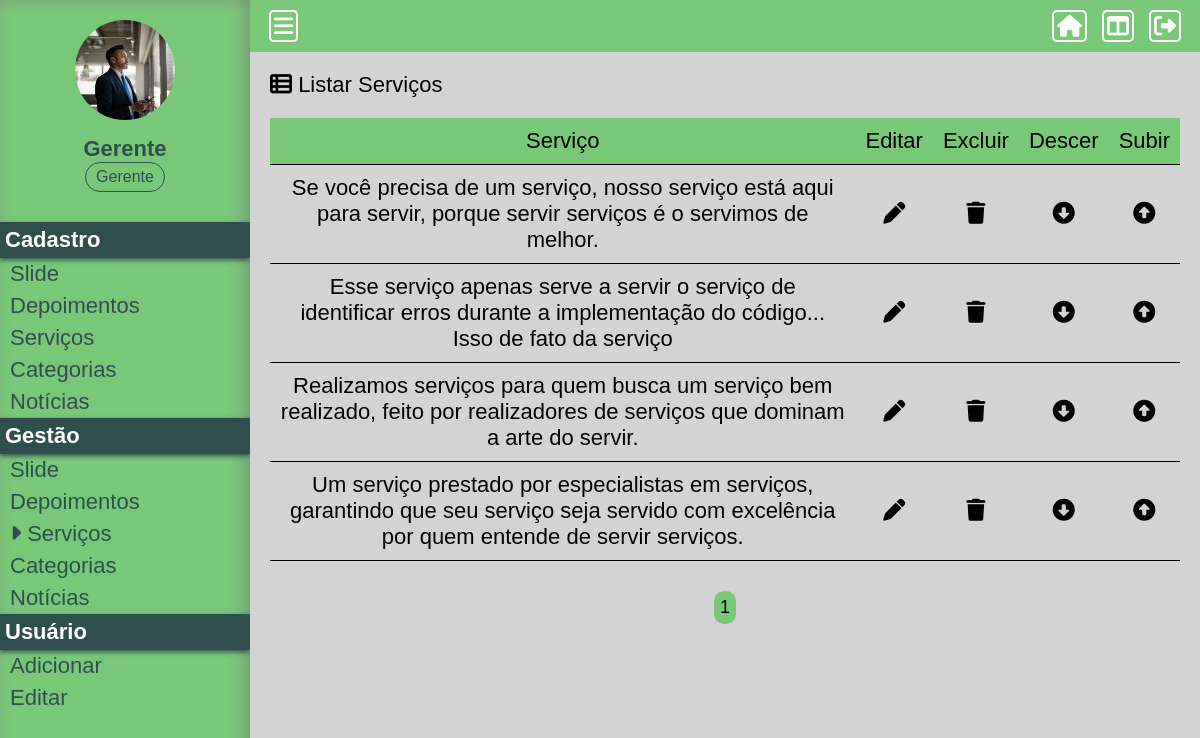
The page /Projeto01/painel/gerir-servico (signed in) on the database its author committed.
### Projeto01/assets/classes/MySql.php (called while the page is built)
<?php
    class MySql {
        private static $pdo;
        public static function conectar() {
            if(self::$pdo == null) {
                try {
                    self::$pdo = new PDO('mysql:host='.HOST.';dbname='.DATABASE, USER, PASSWORD, array(PDO::MYSQL_ATTR_INIT_COMMAND => "SET NAMES utf8"));
                    self::$pdo -> setAttribute(PDO::ATTR_ERRMODE, PDO::ERRMODE_EXCEPTION);
                } catch(\Throwable $th) {
                    echo '<h4>Não foi possível realizar a conexão com o banco de dados</h4>';
                }
            }
            return self::$pdo;
        }
    }
?>

### Projeto01/painel/pages/gerir-servico.php (the view, shortened to what this page needs)
<?php
	$paginaAtual = isset($_GET['pagina']) ? (int) $_GET['pagina'] : 1;
	$porPagina = 5;
	$servicos = Painel::getAll(TABELA_SERVICOS, (($paginaAtual - 1)*$porPagina), $porPagina);
?>
<div class="box-content">
	<h2><i class="fa-solid fa-table-list"></i> Listar Serviços</h2>
	<div class="wraper-table">
		<table>
			<tr>
				<td>Serviço</td>
				<td>Editar</td>
				<td>Excluir</td>
				<td>Descer</td>
				<td>Subir</td>
			</tr>
			<?php foreach($servicos as $key => $value) {?>
			<tr>
				<td><?php echo $value['servico'];?></td>
				<td><a href="<?php echo INCLUDE_PATH_PAINEL ?>editar-servico?id=<?php echo $value['id'];?>" class="edit"><i class="fa-solid fa-pen"></i></a></td>
				<td><a actionBtn="delete" href="<?php echo INCLUDE_PATH_PAINEL ?>gerir-servico?excluir=<?php echo $value['id'];?>" class="delete"><i class="fa-solid fa-trash"></i></a></td>
				<td><a href="<?php echo INCLUDE_PATH_PAINEL;?>gerir-servico?order=up&id=<?php echo $value['id'];?>" class="order-down"><i class="fa-solid fa-circle-down"></i></a></td>
				<td><a href="<?php echo INCLUDE_PATH_PAINEL;?>gerir-servico?order=down&id=<?php echo $value['id'];?>" class="order-up"><i class="fa-solid fa-circle-up"></i></a></td>
			</tr>
			<?php }?>
		</table>
	</div>
	<div class="paginacao">
		<?php
		$totalPaginas = ceil(count(Painel::getAll(TABELA_SERVICOS)) / $porPagina);
		for($i = 1; $i <= $totalPaginas; $i++) {
			if($i == $paginaAtual)
				echo '<a href="'.INCLUDE_PATH_PAINEL.'gerir-servico?pagina='.$i.'" class="page-selected">'.$i.'</a>';
			else
				echo '<a href="'.INCLUDE_PATH_PAINEL.'gerir-servico?pagina='.$i.'">'.$i.'</a>';
		}
		?>
	</div>
</div>

### Projeto01/painel/css/style.css (style rules this page uses)
* { margin: 0; padding: 0; box-sizing: border-box; font-size: 22px; font-family: sans-serif; }
html, body { height: 100%; background-color: lightgrey; }
.box-content { padding: 20px; }
.box-content h2 { font-weight: 300; font: 22px; }
table { margin: 20px 0; width: 100%; border-collapse: collapse; text-align: center; }
table tr:nth-of-type(1) { background-color: rgb(120, 200, 120); }
table tr { border-bottom: 1px solid black; }
table td { padding: 10px; }
.edit, .delete, .order-up, .order-down { color: black; padding: 10px; }
.paginacao { margin: 10px 0; text-align: center;; }
.paginacao a { font-size: 18px; margin: 0 5px; display: inline-block; padding: 6px; border-radius: 10px; background-color: lightsteelblue; text-decoration: none; color: black; }
.paginacao a.page-selected { background-color: rgb(120, 200, 120); }
.wraper-table { overflow: auto; }

### rows shown on the page
tb_admin.servicos: servico "Se você precisa de um serviço, nosso serviço está aqui para servir, porque servir serviços é o servimos de melhor."
tb_admin.servicos: servico "Esse serviço apenas serve a servir o serviço de identificar erros durante a implementação do código... Isso de fato da serviço"
tb_admin.servicos: servico "Realizamos serviços para quem busca um serviço bem realizado, feito por realizadores de serviços que dominam a arte do servir."
tb_admin.servicos: servico "Um serviço prestado por especialistas em serviços, garantindo que seu serviço seja servido com excelência por quem entende de servir serviços."

### other values the page prints
$_SESSION['nome'] "Gerente"
Painel::pegaCargo($_SESSION['cargo']) "Gerente"
